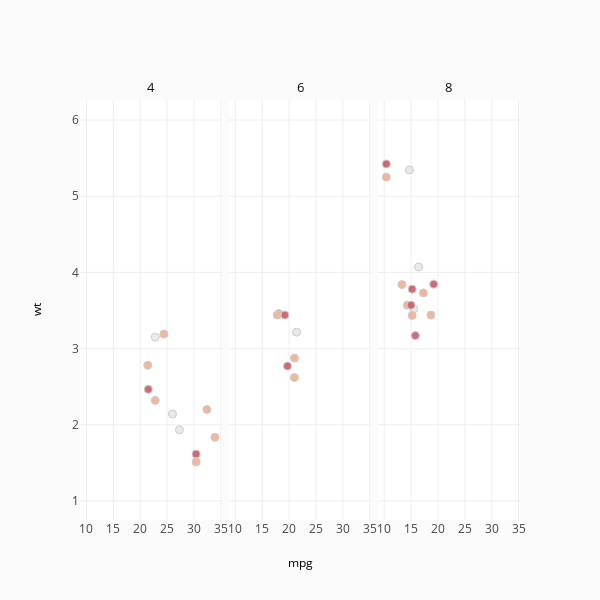

Here is the notebook cell this chart was saved with:
### Markdown cell above
# Color by Categorical Variable

### Code cell
import plotly.figure_factory as ff

import pandas as pd
mtcars = pd.read_csv('https://raw.githubusercontent.com/plotly/datasets/master/mtcars.csv')

fig = ff.create_facet_grid(
    mtcars,
    x='mpg',
    y='wt',
    facet_col='cyl',
    color_name='cyl',
    #color_is_cat=True,
)
pyo.iplot(fig, filename='facet - color by categorical variable')

### Figure 1 — Plotly figure (JSON) as saved in the notebook; plotly's stock layout.template omitted (floating-point values rounded to 4 significant figures)
{"data": [{"marker": {"color": [6, 6, 4, 6, 8, 6, 8, 4, 4, 6, 6, 8, 8, 8, 8, 8, 8, 4, 4, 4, 4, 8, 8, 8, 8, 4, 4, 4, 8, 6, 8, 4], "line": {"color": "darkgrey", "width": 1}, "size": 8}, "mode": "markers", "opacity": 0.6, "type": "scatter", "uid": "49df97a5-e487-42fd-8b23-945ba3ccb254", "x": [22.8, 24.4, 22.8, 32.4, 30.4, 33.9, 21.5, 27.3, 26, 30.4, 21.4], "xaxis": "x", "y": [2.32, 3.19, 3.15, 2.2, 1.615, 1.835, 2.465, 1.935, 2.14, 1.513, 2.78], "yaxis": "y"}, {"marker": {"color": [6, 6, 4, 6, 8, 6, 8, 4, 4, 6, 6, 8, 8, 8, 8, 8, 8, 4, 4, 4, 4, 8, 8, 8, 8, 4, 4, 4, 8, 6, 8, 4], "line": {"color": "darkgrey", "width": 1}, "size": 8}, "mode": "markers", "opacity": 0.6, "type": "scatter", "uid": "4bce714d-90ae-4551-916d-0a4c99a3e692", "x": [21, 21, 21.4, 18.1, 19.2, 17.8, 19.7], "xaxis": "x2", "y": [2.62, 2.875, 3.215, 3.46, 3.44, 3.44, 2.77], "yaxis": "y"}, {"marker": {"color": [6, 6, 4, 6, 8, 6, 8, 4, 4, 6, 6, 8, 8, 8, 8, 8, 8, 4, 4, 4, 4, 8, 8, 8, 8, 4, 4, 4, 8, 6, 8, 4], "line": {"color": "darkgrey", "width": 1}, "size": 8}, "mode": "markers", "opacity": 0.6, "type": "scatter", "uid": "45fd17cc-3ab1-4b6b-b307-500313e90f7a", "x": [18.7, 14.3, 16.4, 17.3, 15.2, 10.4, 10.4, 14.7, 15.5, 15.2, 13.3, 19.2, 15.8, 15], "xaxis": "x3", "y": [3.44, 3.57, 4.07, 3.73, 3.78, 5.25, 5.424, 5.345, 3.52, 3.435, 3.84, 3.845, 3.17, 3.57], "yaxis": "y"}], "layout": {"annotations": [{"font": {"color": "#0f0f0f", "size": 13}, "showarrow": false, "text": "4", "textangle": 0, "x": 0.1617, "xanchor": "center", "xref": "paper", "y": 1.03, "yanchor": "middle", "yref": "paper"}, {"font": {"color": "#0f0f0f", "size": 13}, "showarrow": false, "text": "6", "textangle": 0, "x": 0.5, "xanchor": "center", "xref": "paper", "y": 1.03, "yanchor": "middle", "yref": "paper"}, {"font": {"color": "#0f0f0f", "size": 13}, "showarrow": false, "text": "8", "textangle": 0, "x": 0.8383, "xanchor": "center", "xref": "paper", "y": 1.03, "yanchor": "middle", "yref": "paper"}, {"font": {"color": "#000000", "size": 12}, "showarrow": false, "text": "mpg", "textangle": 0, "x": 0.5, "xanchor": "center", "xref": "paper", "y": -0.1, "yanchor": "middle", "yref": "paper"}, {"font": {"color": "#000000", "size": 12}, "showarrow": false, "text": "wt", "textangle": -90, "x": -0.1, "xanchor": "center", "xref": "paper", "y": 0.5, "yanchor": "middle", "yref": "paper"}], "height": 600, "legend": {"bgcolor": "#efefef", "borderwidth": 1, "x": 1.05, "y": 1, "yanchor": "top"}, "paper_bgcolor": "rgb(251, 251, 251)", "showlegend": false, "title": {"text": ""}, "width": 600, "xaxis": {"anchor": "y", "domain": [0, 0.3233], "dtick": 5, "range": [8.8, 35.26], "ticklen": 0, "zeroline": false}, "xaxis2": {"anchor": "free", "domain": [0.3383, 0.6617], "dtick": 5, "position": 0, "range": [8.8, 35.26], "ticklen": 0, "zeroline": false}, "xaxis3": {"anchor": "free", "domain": [0.6767, 1], "dtick": 5, "position": 0, "range": [8.8, 35.26], "ticklen": 0, "zeroline": false}, "yaxis": {"anchor": "x", "domain": [0, 1], "dtick": 1, "range": [0.75, 6.263], "ticklen": 0, "zeroline": false}}}
